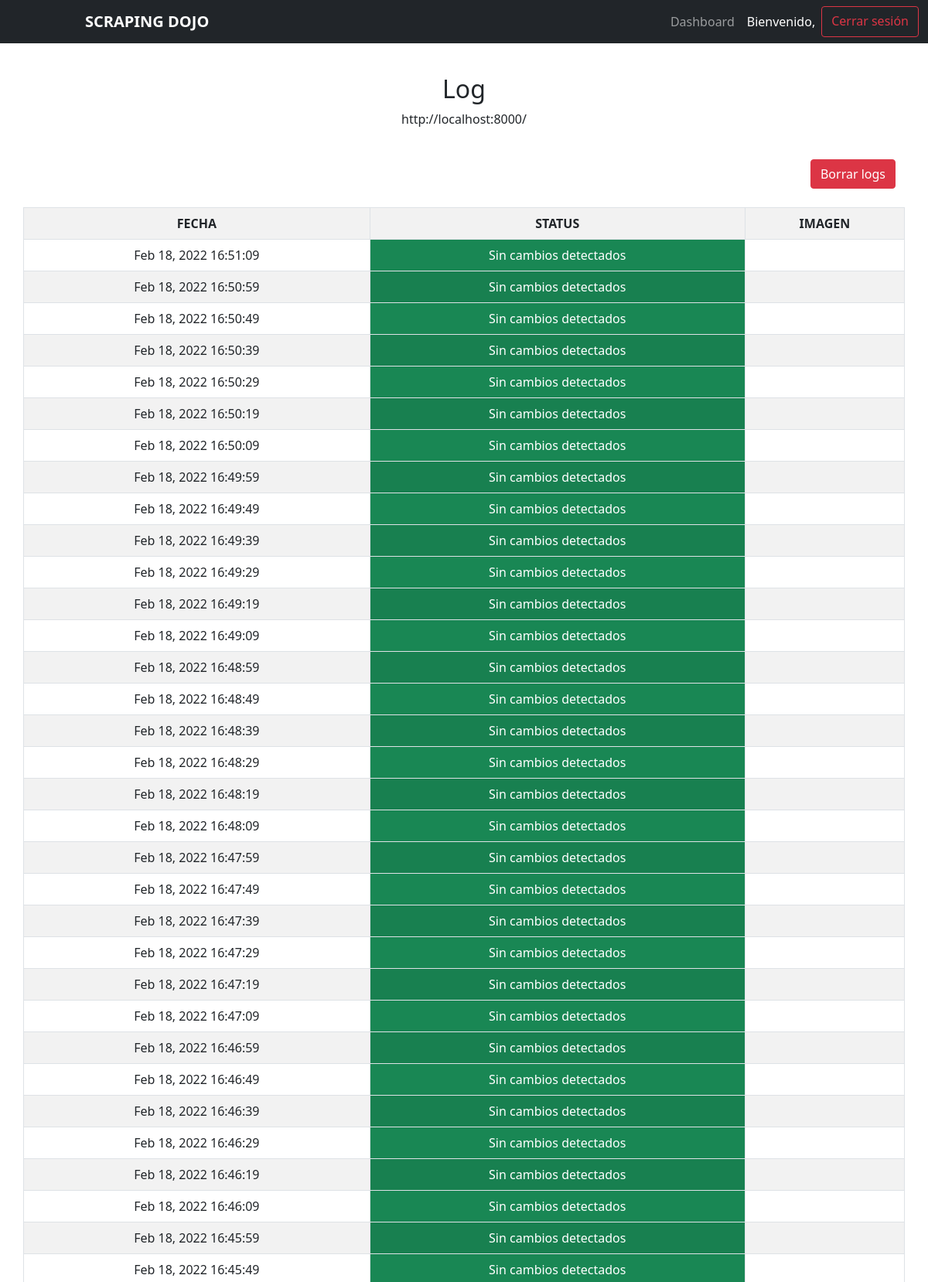
The app's page /log/1 (upper part) with its own data.
### recurrencia_app/models.py (models this page shows)
class Solicitud(models.Model):
    STATUS_SOLICITUD = (
        ('0', 'Sin cambios detectados'),
        ('1', 'Se detectaron cambios'),
    )
    user = models.ForeignKey(User, related_name="solicitudes", on_delete=models.CASCADE, blank=True, null=True)
    url = models.CharField(max_length=500)
    hash = models.CharField(max_length=256)
    status = models.CharField(max_length=1, choices=STATUS_SOLICITUD, default='0')
    created_at = models.DateTimeField(auto_now_add=True)

class Log(models.Model):
    solicitud = models.ForeignKey(Solicitud, related_name="logs", on_delete=models.CASCADE)
    status_log = models.CharField(max_length=50)
    ruta_img = models.CharField(max_length=60, blank=True)
    created_at = models.DateTimeField(auto_now_add=True)

### mailing_app/views.py (the view)
# urls.py: path('log/<int:solicitud_id>', views.logs),
def logs(request, solicitud_id):
    solicitud = Solicitud.objects.get(id=solicitud_id)
    context = {
        'solicitud': solicitud
    }
    solicitud.status = '0'
    solicitud.save()
    return render(request, 'log.html', context)

### mailing_app/templates/log.html (shortened to what this page needs)
<!DOCTYPE html>
<html>
    <head>
        <link href="https://cdn.jsdelivr.net/npm/bootstrap@5.1.0/dist/css/bootstrap.min.css" rel="stylesheet">
        <link href="https://cdnjs.cloudflare.com/ajax/libs/toastr.js/latest/css/toastr.min.css" rel="stylesheet">
    </head>
    <body>
        <nav class="navbar navbar-expand-lg navbar-dark bg-dark">
            <div class="container-fluid">
                <a class="navbar-brand offset-1" href="/"><b>SCRAPING DOJO</b></a>
                <div class="collapse navbar-collapse" id="navbarSupportedContent">
                    <div class="d-flex">
                        <ul class="navbar-nav me-auto mb-2 mb-lg-0">
                            <li class="nav-item">
                                <a class="nav-link active-light" aria-current="page" href="/">Dashboard</a>
                            </li>
                            <li class="nav-item">
                                <span class="nav-link active text-white">Bienvenido, <b>{{request.session.user.user}}</b></span>
                            </li>
                        </ul>
                        <a href="/logout" class="btn btn-outline-danger">Cerrar sesión</a>
                    </div>
                </div>
            </div>
        </nav>
        <div class="container mt-3">
            <br>
            <div class="row text-center">
                <h2>Log</h2>
                <br>
                <p>{{solicitud.url}}</p>
                <br>
            </div>
            <br>
            <div class="d-flex justify-content-end">
                <a href="/cleanlogs/{{solicitud.id}}" class="btn btn-danger">Borrar logs</a>
            </div>
            <br>
            <div class="row">
                <table class="display table table-bordered table-striped text-center align-middle">
                    <tr>
                        <th>FECHA</th>
                        <th>STATUS</th>
                        <th>IMAGEN</th>
                    </tr>
                    {% for logs in solicitud.logs.all|dictsortreversed:"created_at" %}
                    <tr>
                        <td>{{logs.created_at|date:"M d, Y H:i:s"}}</td>
                        {% if logs.status_log == "Sin cambios detectados" %}
                            <td class="text-nowrap bg-success text-white">{{logs.status_log}}</td>
                        {% else %}
                        <td class="text-nowrap bg-danger text-white">{{logs.status_log}}</td>
                        {% endif %}
                        <td>
                    </tr>
                    {% endfor %}
                </table>
            </div>
        </div>
    </body>
</html>

### records on screen
Solicitud: url "http://localhost:8000/"
Log: created_at "Feb 18, 2022 16:51:09", status_log "Sin cambios detectados"
Log: created_at "Feb 18, 2022 16:50:59", status_log "Sin cambios detectados"
Log: created_at "Feb 18, 2022 16:50:49", status_log "Sin cambios detectados"
Log: created_at "Feb 18, 2022 16:50:39", status_log "Sin cambios detectados"
Log: created_at "Feb 18, 2022 16:50:29", status_log "Sin cambios detectados"
Log: created_at "Feb 18, 2022 16:50:19", status_log "Sin cambios detectados"
Log: created_at "Feb 18, 2022 16:50:09", status_log "Sin cambios detectados"
Log: created_at "Feb 18, 2022 16:49:59", status_log "Sin cambios detectados"
Log: created_at "Feb 18, 2022 16:49:49", status_log "Sin cambios detectados"
Log: created_at "Feb 18, 2022 16:49:39", status_log "Sin cambios detectados"
Log: created_at "Feb 18, 2022 16:49:29", status_log "Sin cambios detectados"
Log: created_at "Feb 18, 2022 16:49:19", status_log "Sin cambios detectados"
Log: created_at "Feb 18, 2022 16:49:09", status_log "Sin cambios detectados"
Log: created_at "Feb 18, 2022 16:48:59", status_log "Sin cambios detectados"
Log: created_at "Feb 18, 2022 16:48:49", status_log "Sin cambios detectados"
Log: created_at "Feb 18, 2022 16:48:39", status_log "Sin cambios detectados"
Log: created_at "Feb 18, 2022 16:48:29", status_log "Sin cambios detectados"
Log: created_at "Feb 18, 2022 16:48:19", status_log "Sin cambios detectados"
Log: created_at "Feb 18, 2022 16:48:09", status_log "Sin cambios detectados"
Log: created_at "Feb 18, 2022 16:47:59", status_log "Sin cambios detectados"
Log: created_at "Feb 18, 2022 16:47:49", status_log "Sin cambios detectados"
Log: created_at "Feb 18, 2022 16:47:39", status_log "Sin cambios detectados"
Log: created_at "Feb 18, 2022 16:47:29", status_log "Sin cambios detectados"
Log: created_at "Feb 18, 2022 16:47:19", status_log "Sin cambios detectados"
Log: created_at "Feb 18, 2022 16:47:09", status_log "Sin cambios detectados"
Log: created_at "Feb 18, 2022 16:46:59", status_log "Sin cambios detectados"
Log: created_at "Feb 18, 2022 16:46:49", status_log "Sin cambios detectados"
Log: created_at "Feb 18, 2022 16:46:39", status_log "Sin cambios detectados"
Log: created_at "Feb 18, 2022 16:46:29", status_log "Sin cambios detectados"
Log: created_at "Feb 18, 2022 16:46:19", status_log "Sin cambios detectados"
Log: created_at "Feb 18, 2022 16:46:09", status_log "Sin cambios detectados"
Log: created_at "Feb 18, 2022 16:45:59", status_log "Sin cambios detectados"
Log: created_at "Feb 18, 2022 16:45:49", status_log "Sin cambios detectados"
